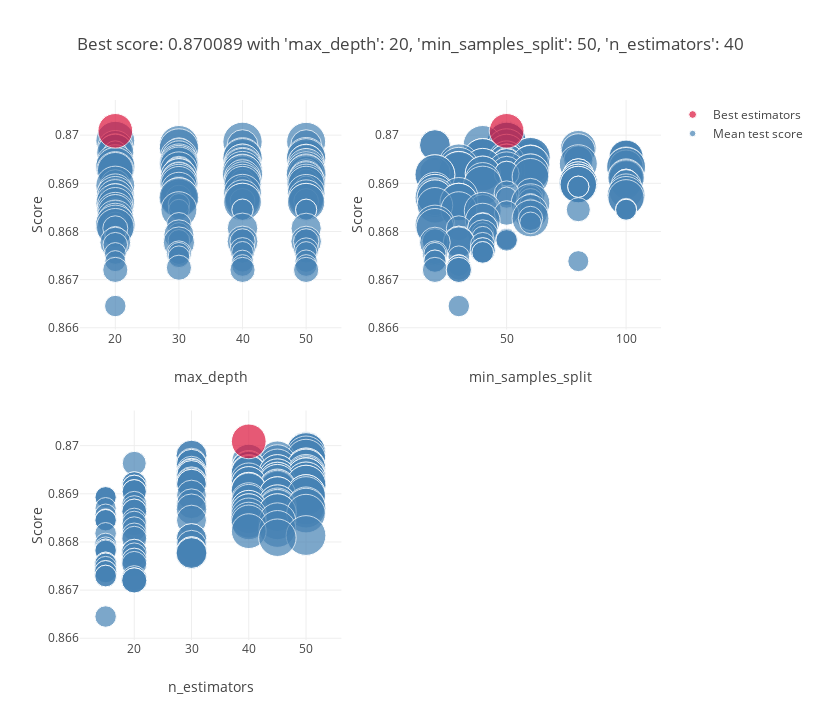

The code cell stored with this chart in its notebook:
### Markdown cell above
### Hyper Parameter RandomForest Classifier

### Code cell
from sklearn.model_selection import train_test_split

df.dropna(inplace=True)
target = df['Target']
X_train, X_test, y_train, y_test = train_test_split(df.drop(columns=['Target','Target2', 'NextClose', 'close_after_5_days','close_after_10_days'], axis=1), target, test_size=.3)


sc = MinMaxScaler()
X_train_scaled = sc.fit_transform(X_train)
X_test_scaled = sc.transform(X_test)

import warnings
warnings.filterwarnings('ignore')

from sklearn.model_selection import GridSearchCV

from utils.lwoku import RANDOM_STATE, N_JOBS, VERBOSE, get_prediction
from utils.grid_search_utils import plot_grid_search, table_grid_search

import pickle
ab_clf = RandomForestClassifier(random_state=RANDOM_STATE)
parameters = {
    'n_estimators': [20, 30, 40, 45, 50],
    'max_depth' : [20,30,40,50],
    'min_samples_split':[30,40,50,60, 80,100]
}
clf = GridSearchCV(ab_clf, parameters, verbose=VERBOSE, n_jobs=N_JOBS)
clf.fit(X_train_scaled, y_train)

y_pred = clf.predict(X_test_scaled)

print("acc score : ", accuracy_score(y_test, y_pred))
plot_grid_search(clf)
table_grid_search(clf)

with open('randomforest.pickle', 'wb') as fp:
    pickle.dump(clf, fp)

### Figure 1 — Plotly figure (JSON) as saved in the notebook; plotly's stock layout.template omitted (floating-point values rounded to 4 significant figures; data arrays with more than 128 entries replaced by an {"elided": "..."} marker saying what was removed)
{"data": [{"marker": {"color": "SteelBlue", "size": {"elided": "167 float values"}, "sizemin": 4, "sizemode": "area", "sizeref": 0.01281}, "mode": "markers", "name": "Mean test score", "showlegend": true, "text": {"elided": "167 str values"}, "x": {"elided": "167 int values"}, "y": {"elided": "167 float values"}, "type": "scatter", "xaxis": "x", "yaxis": "y"}, {"marker": {"color": "Crimson", "size": [7.716], "sizemin": 4, "sizemode": "area", "sizeref": 0.01281}, "mode": "markers", "name": "Best estimators", "showlegend": true, "text": ["{'max_depth': 20, 'min_samples_split': 50, 'n_estimators': 40}"], "x": [20], "y": [0.8701], "type": "scatter", "xaxis": "x", "yaxis": "y"}, {"marker": {"color": "SteelBlue", "size": {"elided": "167 float values"}, "sizemin": 4, "sizemode": "area", "sizeref": 0.01281}, "mode": "markers", "name": "Mean test score", "showlegend": false, "text": {"elided": "167 str values"}, "x": {"elided": "167 int values"}, "y": {"elided": "167 float values"}, "type": "scatter", "xaxis": "x2", "yaxis": "y2"}, {"marker": {"color": "Crimson", "size": [7.716], "sizemin": 4, "sizemode": "area", "sizeref": 0.01281}, "mode": "markers", "name": "Best estimators", "showlegend": false, "text": ["{'max_depth': 20, 'min_samples_split': 50, 'n_estimators': 40}"], "x": [50], "y": [0.8701], "type": "scatter", "xaxis": "x2", "yaxis": "y2"}, {"marker": {"color": "SteelBlue", "size": {"elided": "167 float values"}, "sizemin": 4, "sizemode": "area", "sizeref": 0.01281}, "mode": "markers", "name": "Mean test score", "showlegend": false, "text": {"elided": "167 str values"}, "x": {"elided": "167 int values"}, "y": {"elided": "167 float values"}, "type": "scatter", "xaxis": "x3", "yaxis": "y3"}, {"marker": {"color": "Crimson", "size": [7.716], "sizemin": 4, "sizemode": "area", "sizeref": 0.01281}, "mode": "markers", "name": "Best estimators", "showlegend": false, "text": ["{'max_depth': 20, 'min_samples_split': 50, 'n_estimators': 40}"], "x": [40], "y": [0.8701], "type": "scatter", "xaxis": "x3", "yaxis": "y3"}], "layout": {"xaxis": {"anchor": "y", "domain": [0.0, 0.45], "title": {"text": "max_depth"}}, "yaxis": {"anchor": "x", "domain": [0.575, 1.0], "title": {"text": "Score"}}, "xaxis2": {"anchor": "y2", "domain": [0.55, 1.0], "title": {"text": "min_samples_split"}}, "yaxis2": {"anchor": "x2", "domain": [0.575, 1.0], "title": {"text": "Score"}}, "xaxis3": {"anchor": "y3", "domain": [0.0, 0.45], "title": {"text": "n_estimators"}}, "yaxis3": {"anchor": "x3", "domain": [0.0, 0.425], "title": {"text": "Score"}}, "xaxis4": {"anchor": "y4", "domain": [0.55, 1.0]}, "yaxis4": {"anchor": "x4", "domain": [0.0, 0.425]}, "legend": {"traceorder": "reversed"}, "width": 820, "height": 720, "title": {"text": "Best score: 0.870089 with 'max_depth': 20, 'min_samples_split': 50, 'n_estimators': 40"}, "hovermode": "closest"}}
